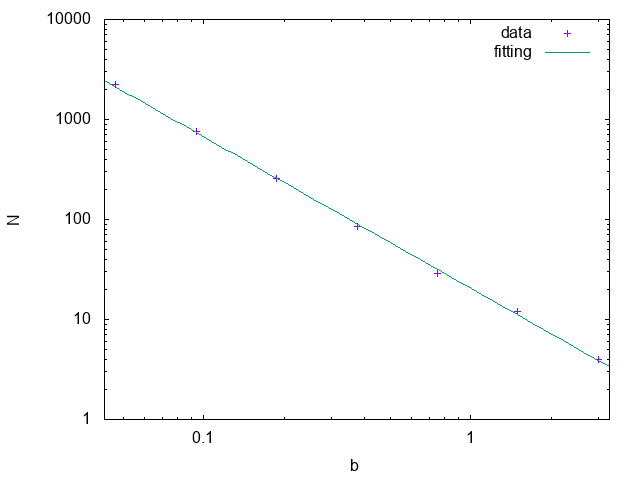

Recreate this plot in gnuplot.
set terminal png
set output "d.png"

set xlabel "b"
set ylabel "N"

a=2.0
b=1.0
f(x) = a*x+b
fit f(x) "d.dat" using (log($1)):(log($2)) via a,b

set logscale x
set logscale y
set xr [6.0/128.0/1.1:6.0/2.0*1.1]

plot "d.dat" title "data", exp(b)*x**a title "fitting"